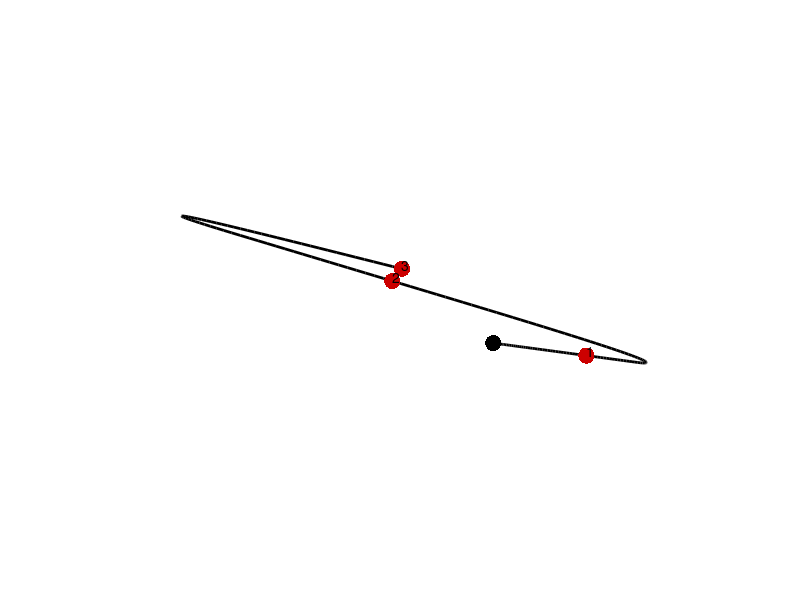

MATLAB code to generate this figure:
function demo_OC_LQT_online01
% MPC recomputed in an online manner with a time horizon.
%
% If this code is useful for your research, please cite the related publication:
% @incollection{Calinon19chapter,
% 	author="Calinon, S. and Lee, D.",
% 	title="Learning Control",
% 	booktitle="Humanoid Robotics: a Reference",
% 	publisher="Springer",
% 	editor="Vadakkepat, P. and Goswami, A.", 
% 	year="2019",
% 	pages="1261--1312",
% 	doi="10.1007/978-94-007-6046-2_68"
% }
% 
% Copyright (c) 2019 Idiap Research Institute, http://idiap.ch/
% Written by Sylvain Calinon, http://calinon.ch/
% 
% This file is part of PbDlib, http://www.idiap.ch/software/pbdlib/
% 
% PbDlib is free software: you can redistribute it and/or modify
% it under the terms of the GNU General Public License version 3 as
% published by the Free Software Foundation.
% 
% PbDlib is distributed in the hope that it will be useful,
% but WITHOUT ANY WARRANTY; without even the implied warranty of
% MERCHANTABILITY or FITNESS FOR A PARTICULAR PURPOSE. See the
% GNU General Public License for more details.
% 
% You should have received a copy of the GNU General Public License
% along with PbDlib. If not, see <http://www.gnu.org/licenses/>.

addpath('./m_fcts/');


%% Parameters
%%%%%%%%%%%%%%%%%%%%%%%%%%%%%%%%%%%%%%%%%%%%%%%%%%%%%%%%%%%%%%%%%%%%%%%%%%%
nbData = 200; %Number of datapoints
nbD = 50; %Size of the time window for MPC computation
nbPoints = 3; %Number of keypoints
nbVarPos = 2; %Dimension of position data (here: x1,x2)
nbDeriv = 2; %Number of static and dynamic features (nbDeriv=2 for [x,dx] and u=ddx)
nbVar = nbVarPos * nbDeriv; %Dimension of state vector
dt = 1E-2; %Time step duration
rfactor = 1E-8; %dt^nbDeriv;	%Control cost in LQR
R = speye((nbD-1)*nbVarPos) * rfactor; %Control cost matrix


%% Dynamical System settings (discrete version)
%%%%%%%%%%%%%%%%%%%%%%%%%%%%%%%%%%%%%%%%%%%%%%%%%%%%%%%%%%%%%%%%%%%%%%%%%%%
A1d = zeros(nbDeriv);
for i=0:nbDeriv-1
	A1d = A1d + diag(ones(nbDeriv-i,1),i) * dt^i * 1/factorial(i); %Discrete 1D
end
B1d = zeros(nbDeriv,1); 
for i=1:nbDeriv
	B1d(nbDeriv-i+1) = dt^i * 1/factorial(i); %Discrete 1D
end
A = kron(A1d, speye(nbVarPos)); %Discrete nD
B = kron(B1d, speye(nbVarPos)); %Discrete nD

%Build Su and Sx transfer matrices
Su = sparse(nbVar*nbD, nbVarPos*(nbD-1));
Sx = kron(ones(nbD,1), speye(nbVar));
M = B;
for n=2:nbD
	id1 = (n-1)*nbVar+1:nbD*nbVar;
	Sx(id1,:) = Sx(id1,:) * A;
	id1 = (n-1)*nbVar+1:n*nbVar; 
	id2 = 1:(n-1)*nbVarPos;
	Su(id1,id2) = M;
	M = [A*M(:,1:nbVarPos), M]; 
end


%% Task setting
%%%%%%%%%%%%%%%%%%%%%%%%%%%%%%%%%%%%%%%%%%%%%%%%%%%%%%%%%%%%%%%%%%%%%%%%%%%
tl = linspace(1,nbData,nbPoints+1);
tl = round(tl(2:end)); 
MuQ0 = zeros(nbVar*nbData,1); 
Q0 = zeros(nbVar*nbData);
for t=1:length(tl)
	id0(:,t) = [1:nbVarPos] + (tl(t)-1) * nbVar;
	Q0(id0(:,t), id0(:,t)) = eye(nbVarPos);
	MuQ0(id0(:,t)) = rand(nbVarPos,1) - 0.5;
end


%% MPC (batch LQT recomputed in an online manner)
%%%%%%%%%%%%%%%%%%%%%%%%%%%%%%%%%%%%%%%%%%%%%%%%%%%%%%%%%%%%%%%%%%%%%%%%%%%
x = zeros(nbVar,1);
rx = zeros(nbVar,nbData);
% figure; hold on;
% h = [];
for t=1:nbData
	rx(:,t) = x; %Log data 

	id = [t:min(t+nbD-1,nbData), ones(1,t-nbData+nbD-1)]; %Time steps involved in the MPC computation
	id2 = [];
	for s=1:nbD
		id2 = [id2; [1:nbVar]' + (id(s)-1) * nbVar];
	end
	MuQ = MuQ0(id2,1);
	Q = Q0(id2,id2);

	u = (Su' * Q * Su + R) \ Su' * Q * (MuQ - Sx * x); %Compute control commands
	x = A * x + B * u(1:nbVarPos); %Update state with first control command
	
% 	delete(h);
% 	h(1) = plot(MuQ(1:nbVar:end),'k.');
% 	h(2) = plot(x(1),'r.');
% 	axis([1,nbD,min(MuQ0),max(MuQ0)]);
% 	pause(.001);
end

%% Plot 2D
%%%%%%%%%%%%%%%%%%%%%%%%%%%%%%%%%%%%%%%%%%%%%%%%%%%%%%%%%%%%%%%%%%%%%%%%%%%
figure('position',[10 10 800 800]); hold on; axis off;
plot(rx(1,:), rx(2,:), '-','linewidth',2,'color',[0 0 0]);
plot(rx(1,1), rx(2,1), '.','markersize',35,'color',[0 0 0]);
plot(MuQ0(id0(1,:)), MuQ0(id0(2,:)), '.','markersize',35,'color',[.8 0 0]);
for t=1:length(tl)
	text(MuQ0(id0(1,t)), MuQ0(id0(2,t))+2E-2, num2str(t));
end
axis equal; 
% print('-dpng','graphs/demo_MPC_online01.png');

pause;
close all;
